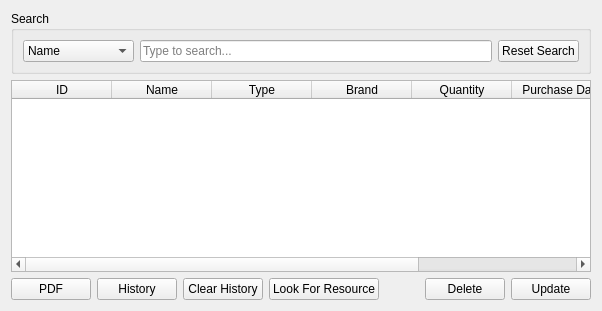
                <widget class="QWidget" name="resourceManageTab">
                 <attribute name="title">
                  <string>Manage Resources</string>
                 </attribute>
                 <layout class="QVBoxLayout" name="resourceManageLayout">
                  <item>
                   <widget class="QGroupBox" name="resourceSearchGroupBox">
                    <property name="title">
                     <string>Search</string>
                    </property>
                    <layout class="QHBoxLayout" name="resourceSearchLayout">
                     <item>
                      <widget class="QComboBox" name="resourceSearchColumnComboBox">
                       <item>
                        <property name="text">
                         <string>Name</string>
                        </property>
                       </item>
                       <item>
                        <property name="text">
                         <string>Type</string>
                        </property>
                       </item>
                       <item>
                        <property name="text">
                         <string>Brand</string>
                        </property>
                       </item>
                       <item>
                        <property name="text">
                         <string>Quantity</string>
                        </property>
                       </item>
                       <item>
                        <property name="text">
                         <string>Purchase Date</string>
                        </property>
                       </item>
                      </widget>
                     </item>
                     <item>
                      <widget class="QLineEdit" name="searchLineEdit">
                       <property name="placeholderText">
                        <string>Type to search...</string>
                       </property>
                      </widget>
                     </item>
                     <item>
                      <widget class="QPushButton" name="resetResourceSearchButton">
                       <property name="text">
                        <string>Reset Search</string>
                       </property>
                      </widget>
                     </item>
                    </layout>
                   </widget>
                  </item>
                  <item>
                   <widget class="QTableWidget" name="tableWidget">
                    <property name="styleSheet">
                     <string notr="true"/>
                    </property>
                    <column>
                     <property name="text">
                      <string>ID</string>
                     </property>
                    </column>
                    <column>
                     <property name="text">
                      <string>Name</string>
                     </property>
                    </column>
                    <column>
                     <property name="text">
                      <string>Type</string>
                     </property>
                    </column>
                    <column>
                     <property name="text">
                      <string>Brand</string>
                     </property>
                    </column>
                    <column>
                     <property name="text">
                      <string>Quantity</string>
                     </property>
                    </column>
                    <column>
                     <property name="text">
                      <string>Purchase Date</string>
                     </property>
                    </column>
                    <column>
                     <property name="text">
                      <string>Image</string>
                     </property>
                    </column>
                   </widget>
                  </item>
                  <item>
                   <layout class="QHBoxLayout" name="resourceButtonLayout">
                    <item>
                     <widget class="QPushButton" name="exportPdfButton">
                      <property name="text">
                       <string>PDF</string>
                      </property>
                     </widget>
                    </item>
                    <item>
                     <widget class="QPushButton" name="downloadHistoryButton">
                      <property name="text">
                       <string>History</string>
                      </property>
                     </widget>
                    </item>
                    <item>
                     <widget class="QPushButton" name="clearHistoryButton">
                      <property name="text">
                       <string>Clear History</string>
                      </property>
                     </widget>
                    </item>
                    <item>
                     <widget class="QPushButton" name="btnLookForResource">
                      <property name="text">
                       <string>Look For Resource</string>
                      </property>
                     </widget>
                    </item>
                    <item>
                     <spacer name="resourceHorizontalSpacer2">
                      <property name="orientation">
                       <enum>Qt::Orientation::Horizontal</enum>
                      </property>
                      <property name="sizeHint" stdset="0">
                       <size>
                        <width>40</width>
                        <height>20</height>
                       </size>
                      </property>
                     </spacer>
                    </item>
                    <item>
                     <widget class="QPushButton" name="deleteButton">
                      <property name="text">
                       <string>Delete</string>
                      </property>
                     </widget>
                    </item>
                    <item>
                     <widget class="QPushButton" name="updateButton">
                      <property name="text">
                       <string>Update</string>
                      </property>
                     </widget>
                    </item>
                   </layout>
                  </item>
                 </layout>
                </widget>
